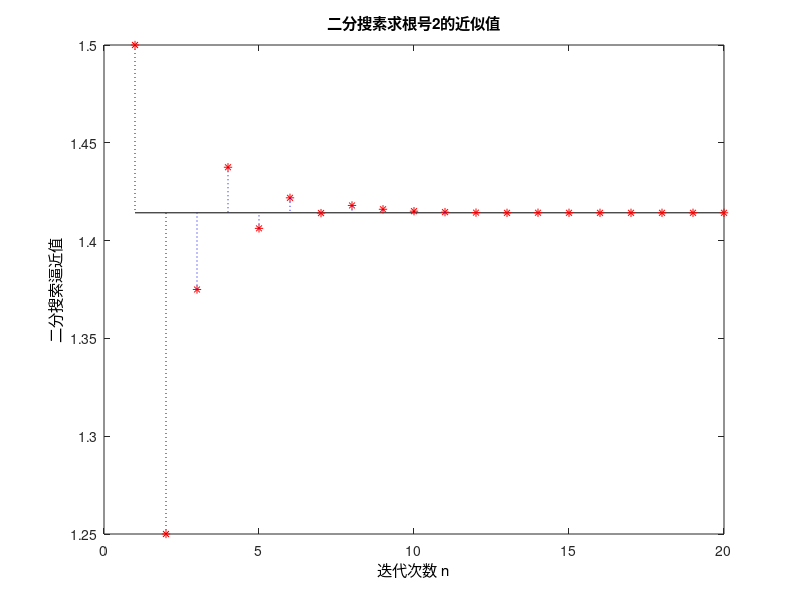

The MATLAB source for this figure:
low = 1;
high = 2;

stand = sqrt(2);

hold on;
box on;
title('二分搜素求根号2的近似值');
plot([1, 20], [stand, stand], 'k-');

for i = 1:20
    mid = (low + high) / 2;
    plot(i, mid, 'r*');
    plot([i, i], [mid, stand], 'b:');

    if (mid < sqrt(2))
        low = mid;
    else
        high = mid;
    end

end

set(get(gca, 'XLabel'), 'String', '迭代次数 n');
set(get(gca, 'YLabel'), 'String', '二分搜索逼近值');
